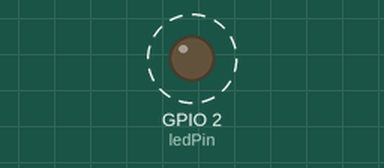
Recording of a sketch running on a simulated ESP8266 (NodeMCU). Parts: output pins drawn as LEDs (lit = HIGH). Dashed ring = blinking. WiFi joins after 1.5 s; servers stay silent unless stated; what the sketch prints to the serial monitor is not drawn.

Above: at 1.7 s.
Timing chart, 0 to 4.5 s (numbered marks = the images above):
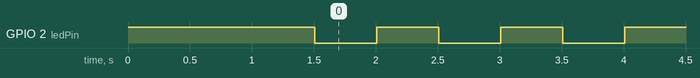

The sketch:

main.ino
```cpp
#include <ESP8266WiFi.h>

const char* targetSSID = "Exit_signal";
const char* wifiPassword = "12345678";
const int ledPin = LED_BUILTIN;

// Timer variables
bool checkoutTimerStarted = false;
bool checkoutCompleted = false;
unsigned long checkoutStartTime = 0;
const unsigned long checkoutDuration = 30000; // 30 seconds

// Exit effect flag
bool exitEffectPlayed = false;

// Wi-Fi status tracking
wl_status_t lastWiFiStatus = WL_IDLE_STATUS;

void setup() {
  Serial.begin(115200);
  pinMode(ledPin, OUTPUT);
  digitalWrite(ledPin, HIGH); // LED OFF

  WiFi.mode(WIFI_STA);
  WiFi.begin(targetSSID, wifiPassword);

  Serial.println("Trying to connect to Exit_signal...");

  int attempts = 0;
  while (WiFi.status() != WL_CONNECTED && attempts < 20) {
    delay(500);
    Serial.print(".");
    attempts++;
  }

  if (WiFi.status() == WL_CONNECTED) {
    Serial.println("\nConnected to Exit_signal!");
  } else {
    Serial.println("\nFailed to connect to Exit_signal.");
    while (true) {
      digitalWrite(ledPin, HIGH); // LED OFF
      delay(1000);
    }
  }

  lastWiFiStatus = WiFi.status(); // Set initial status
}

void loop() {
  // Check and report Wi-Fi status only when it changes
  wl_status_t currentStatus = WiFi.status();
  if (currentStatus != lastWiFiStatus) {
    lastWiFiStatus = currentStatus;
    if (currentStatus == WL_CONNECTED) {
      Serial.println("WiFi connected");
    } else {
      Serial.println("WiFi disconnected, attempting reconnect...");
    }
  }

  // Proceed only if connected
  if (WiFi.status() != WL_CONNECTED) {
    delay(1000);
    return;
  }

  int rssi = WiFi.RSSI();
  Serial.print("Current RSSI: ");
  Serial.println(rssi);

  if (rssi > -50) {
    // === EXIT ZONE ===
    Serial.println("EXIT ZONE");

    if (checkoutCompleted) {
      if (!exitEffectPlayed) {
        Serial.println("Checkout done. Blinking FAST for 5 seconds...");
        // Blink fast for 5 seconds
        for (int i = 0; i < 25; i++) {
          digitalWrite(ledPin, LOW);
          delay(100);
          digitalWrite(ledPin, HIGH);
          delay(100);
        }
        exitEffectPlayed = true;
        Serial.println("Gate unlocked. LED OFF.");
        digitalWrite(ledPin, HIGH); // LED OFF
      } else {
        digitalWrite(ledPin, HIGH); // Keep OFF after effect
      }
    } else {
      Serial.println("Checkout NOT completed. LED ON to block exit.");
      digitalWrite(ledPin, LOW); // LED ON solid
    }

  } else if (rssi > -70) {
    // === CHECKOUT ZONE ===
    Serial.println("CHECKOUT ZONE");
    exitEffectPlayed = false; // Reset exit effect if cart returns to checkout

    if (!checkoutTimerStarted) {
      Serial.println("Starting 30-second checkout timer...");
      checkoutStartTime = millis();
      checkoutTimerStarted = true;
      checkoutCompleted = false;
    }

    if (!checkoutCompleted && millis() - checkoutStartTime >= checkoutDuration) {
      checkoutCompleted = true;
      Serial.println("Checkout complete!");
    }

    if (!checkoutCompleted) {
      Serial.print("Checkout time left: ");
      Serial.print((checkoutDuration - (millis() - checkoutStartTime)) / 1000);
      Serial.println("s");
    }

    blinkLED(500); // Moderate blink during checkout

  } else {
    // === SHOPPING ZONE ===
    Serial.println("SHOPPING ZONE");

    checkoutTimerStarted = false;
    checkoutCompleted = false;
    exitEffectPlayed = false;

    blinkLED(1000); // Slow blink while shopping
  }
}

void blinkLED(int delayMs) {
  digitalWrite(ledPin, LOW);  // LED ON
  delay(delayMs);
  digitalWrite(ledPin, HIGH); // LED OFF
  delay(delayMs);
}
```

Measured:
- by itself, GPIO 2 (ledPin): alternates HIGH for 0.50 s and LOW for 0.50 s
